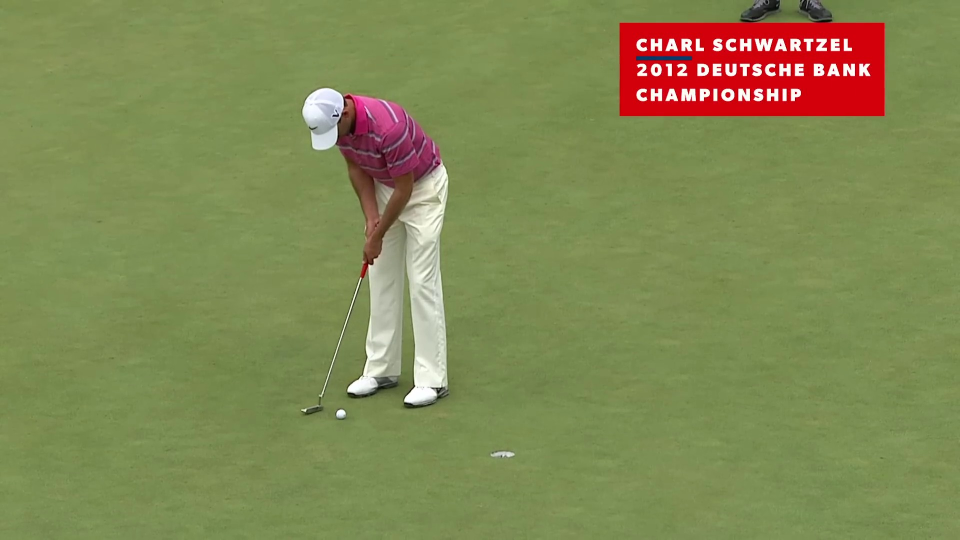
#> input picture dataset_yolo/images/train/frame_000036.jpg, 1920 x 1080 px (shown at 1/2 size); its folder holds only this picture in this run
$ python -i utils.py   (imports and definitions only)
#> lines starting #> are read from the running program, lines starting #| are printed output that depends on the picture; after the words box and inside, x2 and y2 are one past the last pixel; in counts of white or black regions, pixels touching at a corner belong together
#> further down, picture is the input picture: shape (1080, 1920, 3); mean B, G, R 83.4, 136.4, 129.5
import cv2
import numpy as np

from config import TRACKBAR_SETTINGS

# functions used by controls will be imported lazily to avoid circular dependency

# HOG person detector shared instance (initialised on first use)
_hog_detector = None

# YOLOv8 detector shared instance (initialised on first use)
_yolo_detector = None


def nothing(x):
    pass


# [28 lines left out: function initialize_controls, not called in this run]


def removeComputerGraphics(image, x1, y1, x2, y2):
    image[y1:y2, x1:x2] = 0
    return image


def zoom(img, zoom_factor=2):
    return cv2.resize(img, None, fx=zoom_factor, fy=zoom_factor)


def hue2Opencv(worldValue):
    return (worldValue/255)*180


# [261 lines left out: functions adaptive_s_threshold, draw_ball_overlay, handle_keyboard_controls, detect_players_hog, detect_players_yolov8, detect_players and 1 more, not called in this run]


def detect_graphics_rectangles(frame):
    """Detect computer graphics (rectangular UI elements) in the frame.

    Uses Canny edge detection and contour analysis to find rectangular
    static graphics elements. Returns a list of bounding boxes (x,y,w,h)
    for detected rectangles.

    Args:
        frame: Input frame (BGR)

    Returns:
        List of tuples (x, y, w, h) representing detected rectangular regions
    """
    from config import (
        GRAPHICS_MIN_AREA,
        GRAPHICS_ASPECT_RATIO_RANGE,
        GRAPHICS_EDGE_THRESHOLD,
    )
    # convert to grayscale for edge detection
    gray = cv2.cvtColor(frame, cv2.COLOR_BGR2GRAY)
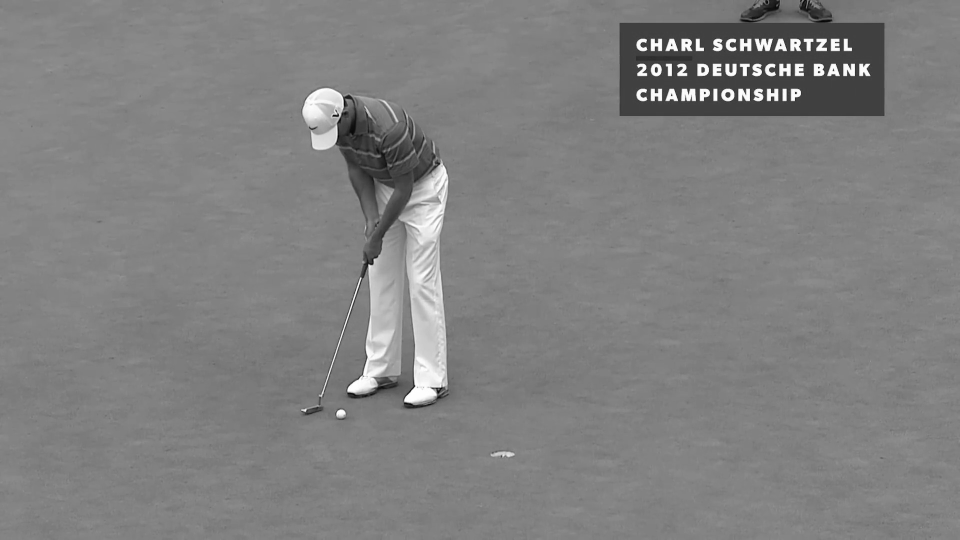
#> gray: shape (1080, 1920) (shown at 1/2 size); min 0, max 255, mean 128.3
    # blur to reduce noise
    blurred = cv2.GaussianBlur(gray, (5, 5), 0)

    # Canny edge detection (lower threshold for more sensitivity)
    edges = cv2.Canny(blurred, int(GRAPHICS_EDGE_THRESHOLD * 0.7), int(GRAPHICS_EDGE_THRESHOLD * 1.5))
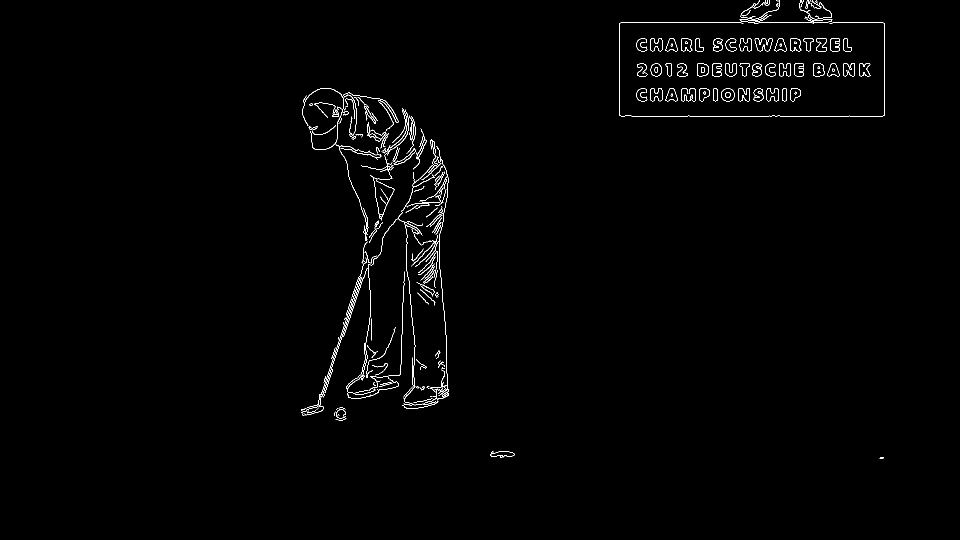
#> edges: shape (1080, 1920) (shown at 1/2 size); 0.89% white in thin lines or dots, all inside (x1, y1, x2, y2) = (602, 0, 1770, 918)

    # Adaptive threshold for strong graphics (helps with lighting)
    thresh = cv2.adaptiveThreshold(blurred, 255, cv2.ADAPTIVE_THRESH_GAUSSIAN_C,
                                   cv2.THRESH_BINARY_INV, 11, 2)
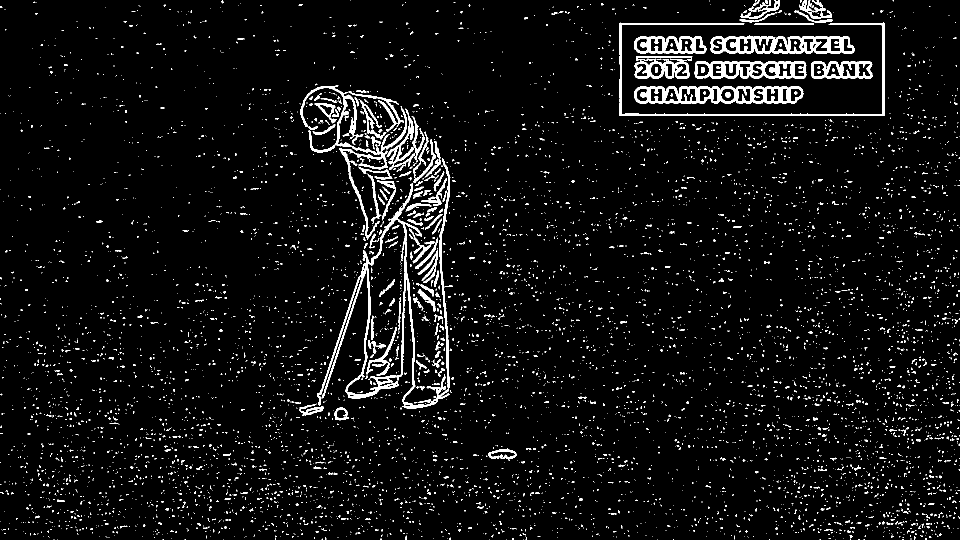
#> thresh: shape (1080, 1920) (shown at 1/2 size); 4.9% white; 7199 white regions (6818 under 20 px)

    # Find contours from both edge and threshold images
    contours_canny, _ = cv2.findContours(edges, cv2.RETR_TREE, cv2.CHAIN_APPROX_SIMPLE)
#> contours_canny = 316 contours, 189 with area under 20; largest, box (x1, y1, x2, y2) and area: (1509, 77, 1546, 103) 609, (1509, 77, 1546, 103) 578, (1442, 177, 1469, 203) 542, (1442, 177, 1469, 203) 522, (1394, 127, 1418, 153) 514
    contours_thresh, _ = cv2.findContours(thresh, cv2.RETR_TREE, cv2.CHAIN_APPROX_SIMPLE)
#> contours_thresh = 7344 contours, 7134 with area under 20; largest, box (x1, y1, x2, y2) and area: (634, 317, 901, 817) 29537, (693, 438, 812, 790) 21114, (1268, 172, 1607, 208) 10295, (1421, 71, 1710, 108) 8876, (1389, 122, 1613, 158) 6885
    contours = contours_canny + contours_thresh
#> contours = 7660 contours, 7323 with area under 20; largest, box (x1, y1, x2, y2) and area: (634, 317, 901, 817) 29537, (693, 438, 812, 790) 21114, (1268, 172, 1607, 208) 10295, (1421, 71, 1710, 108) 8876, (1389, 122, 1613, 158) 6885

    rectangles = []
    min_ar, max_ar = GRAPHICS_ASPECT_RATIO_RANGE
    min_area = int(GRAPHICS_MIN_AREA * 0.7)  # slightly lower area threshold

    height, width = frame.shape[:2]
#> height = 1080; width = 1920
    margin_h = int(height * 0.2)
#> margin_h = 216
    margin_w = int(width * 0.2)
#> margin_w = 384

    for contour in contours:
        area = cv2.contourArea(contour)
        if area < min_area:
            continue
        x, y, w, h = cv2.boundingRect(contour)
        if w > 0 and h > 0:
            aspect_ratio = w / h
            # Only allow rectangles in the perimeter (outer 20% of image)
            in_left = x < margin_w
            in_right = x + w > width - margin_w
            in_top = y < margin_h
            in_bottom = y + h > height - margin_h
            if min_ar <= aspect_ratio <= max_ar and (in_left or in_right or in_top or in_bottom):
                rectangles.append((x, y, w, h))
#> this loop made 7660 passes
#> area on passes 2, 4, 21: 367, 333.5, 24.5
#> after the loop, rectangles = []

    # Merge overlapping rectangles (graphics often overlap)
    # [4 lines left out: function rect_overlap, not called in this run]

    merged = []
    for rect in rectangles:
        found = False
        for i, m in enumerate(merged):
            if rect_overlap(rect, m):
                # merge rectangles
                x1 = min(rect[0], m[0])
                y1 = min(rect[1], m[1])
                x2 = max(rect[0] + rect[2], m[0] + m[2])
                y2 = max(rect[1] + rect[3], m[1] + m[3])
                merged[i] = (x1, y1, x2 - x1, y2 - y1)
                found = True
                break
        if not found:
            merged.append(rect)
#> this loop made 0 passes
#> after the loop, merged = []

    # --- Persistent rectangle tracking for static graphics ---
    if not hasattr(detect_graphics_rectangles, "rect_history"):
        detect_graphics_rectangles.rect_history = {}
    rect_history = detect_graphics_rectangles.rect_history
    FRAME_THRESHOLD = 3  # number of frames rectangle must persist
    POS_TOLERANCE = 10   # pixels tolerance for position matching

    def rect_key(x, y, w, h):
        # Round position for tolerance
        return (int(x / POS_TOLERANCE), int(y / POS_TOLERANCE), int(w / POS_TOLERANCE), int(h / POS_TOLERANCE))

    # Update history: increment count for persistent rectangles, reset for new ones
    new_keys = set()
    for x, y, w, h in merged:
        key = rect_key(x, y, w, h)
        new_keys.add(key)
        if key in rect_history:
            rect_history[key]["count"] += 1
            rect_history[key]["rect"] = (x, y, w, h)
        else:
            rect_history[key] = {"count": 1, "rect": (x, y, w, h)}
#> after the loop, new_keys = 0 items; rect_history = 0 items

    # Remove rectangles not seen in this frame
    for key in list(rect_history.keys()):
        if key not in new_keys:
            rect_history[key]["count"] -= 1
            if rect_history[key]["count"] <= 0:
                del rect_history[key]

    # Only keep rectangles present for enough frames
    persistent_rects = [v["rect"] for v in rect_history.values() if v["count"] >= FRAME_THRESHOLD]
#> persistent_rects = []

    # Draw only persistent rectangles
    for x, y, w, h in persistent_rects:
        cv2.rectangle(frame, (x, y), (x + w, y + h), (255, 255, 255), 2)
        cv2.imshow("graphics_detected", frame)

    return persistent_rects


# [23 lines left out: function create_graphics_exclusion_mask, not called in this run]

>>> import cv2
>>> picture = cv2.imread('dataset_yolo/images/train/frame_000036.jpg')
>>> result = detect_graphics_rectangles(picture)
#> result = []
